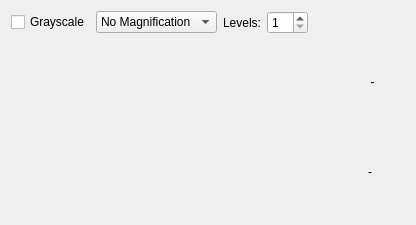
<?xml version="1.0" encoding="UTF-8"?>
<ui version="4.0">
 <class>MagnifyOptions</class>
 <widget class="QWidget" name="MagnifyOptions">
  <property name="geometry">
   <rect>
    <x>0</x>
    <y>0</y>
    <width>416</width>
    <height>225</height>
   </rect>
  </property>
  <property name="sizePolicy">
   <sizepolicy hsizetype="Minimum" vsizetype="Maximum">
    <horstretch>0</horstretch>
    <verstretch>0</verstretch>
   </sizepolicy>
  </property>
  <property name="minimumSize">
   <size>
    <width>0</width>
    <height>0</height>
   </size>
  </property>
  <property name="windowTitle">
   <string>Form</string>
  </property>
  <layout class="QGridLayout" name="gridLayout_2">
   <item row="3" column="6">
    <widget class="QLabel" name="DoubleSliderValLabel">
     <property name="text">
      <string/>
     </property>
    </widget>
   </item>
   <item row="3" column="4">
    <widget class="QLabel" name="HzSpacer">
     <property name="text">
      <string>-</string>
     </property>
     <property name="alignment">
      <set>Qt::AlignCenter</set>
     </property>
    </widget>
   </item>
   <item row="4" column="3">
    <widget class="QLabel" name="loBpm">
     <property name="text">
      <string/>
     </property>
     <property name="alignment">
      <set>Qt::AlignCenter</set>
     </property>
    </widget>
   </item>
   <item row="0" column="1" colspan="2">
    <layout class="QHBoxLayout" name="horizontalLayout">
     <item>
      <widget class="QComboBox" name="MagnifcationtypeComboBox">
       <property name="sizePolicy">
        <sizepolicy hsizetype="Maximum" vsizetype="Fixed">
         <horstretch>0</horstretch>
         <verstretch>0</verstretch>
        </sizepolicy>
       </property>
       <property name="currentIndex">
        <number>0</number>
       </property>
       <item>
        <property name="text">
         <string>No Magnification</string>
        </property>
       </item>
      </widget>
     </item>
     <item>
      <widget class="QLabel" name="LevelsLabel">
       <property name="toolTip">
        <string>&lt;html&gt;&lt;head/&gt;&lt;body&gt;&lt;p&gt;Number of levels of spatial filter (image pyramid).&lt;ul&gt;&lt;li&gt;&lt;b&gt;Color Magnification:&lt;/b&gt;The higher the level, the faster the algorithm, the worse the precision of the measured signal. If level too low, the amplified signal is too low.&lt;/li&gt;&lt;li&gt;&lt;b&gt;Motion Magnification:&lt;/b&gt;The higher the level, the more big movements are amplified, so the less little movements are amplified.&lt;/li&gt;&lt;/ul&gt;&lt;/p&gt;&lt;/body&gt;&lt;/html&gt;</string>
       </property>
       <property name="whatsThis">
        <string>&lt;html&gt;&lt;head/&gt;&lt;body&gt;&lt;p&gt;&lt;span style=&quot; color:#000000;&quot;&gt;Number of levels of spatial filter (image pyramid).&lt;/span&gt;&lt;/p&gt;&lt;/body&gt;&lt;/html&gt;</string>
       </property>
       <property name="text">
        <string>Levels:</string>
       </property>
      </widget>
     </item>
     <item>
      <widget class="QSpinBox" name="LevelsSpinBox">
       <property name="sizePolicy">
        <sizepolicy hsizetype="Maximum" vsizetype="Fixed">
         <horstretch>0</horstretch>
         <verstretch>0</verstretch>
        </sizepolicy>
       </property>
       <property name="whatsThis">
        <string>&lt;html&gt;&lt;head/&gt;&lt;body&gt;&lt;p&gt;Number of levels of spatial filter (image pyramid).&lt;/p&gt;&lt;ul style=&quot;margin-top: 0px; margin-bottom: 0px; margin-left: 0px; margin-right: 0px; -qt-list-indent: 1;&quot;&gt;&lt;li style=&quot; margin-top:12px; margin-bottom:0px; margin-left:0px; margin-right:0px; -qt-block-indent:0; text-indent:0px;&quot;&gt;Motion: The higher the value, the slower the processing, the less noise and fast/small movements&lt;/li&gt;&lt;li style=&quot; margin-top:0px; margin-bottom:12px; margin-left:0px; margin-right:0px; -qt-block-indent:0; text-indent:0px;&quot;&gt;Color: The higher the value, the faster the processing, the more artifacts you get&lt;/li&gt;&lt;/ul&gt;&lt;/body&gt;&lt;/html&gt;</string>
       </property>
       <property name="minimum">
        <number>1</number>
       </property>
       <property name="maximum">
        <number>10</number>
       </property>
      </widget>
     </item>
     <item>
      <spacer name="horizontalSpacer">
       <property name="orientation">
        <enum>Qt::Horizontal</enum>
       </property>
       <property name="sizeHint" stdset="0">
        <size>
         <width>40</width>
         <height>20</height>
        </size>
       </property>
      </spacer>
     </item>
    </layout>
   </item>
   <item row="0" column="0">
    <widget class="QCheckBox" name="grayscaleCheckBox">
     <property name="sizePolicy">
      <sizepolicy hsizetype="Maximum" vsizetype="Fixed">
       <horstretch>0</horstretch>
       <verstretch>0</verstretch>
      </sizepolicy>
     </property>
     <property name="toolTip">
      <string>&lt;html&gt;&lt;head/&gt;&lt;body&gt;&lt;p&gt;Converts images in grayscale before processing. Speeds up processing.&lt;/p&gt;&lt;/body&gt;&lt;/html&gt;</string>
     </property>
     <property name="whatsThis">
      <string>&lt;html&gt;&lt;head/&gt;&lt;body&gt;&lt;p&gt;&lt;span style=&quot; color:#000000;&quot;&gt;Converts images in grayscale before processing. Speeds up processing.&lt;/span&gt;&lt;/p&gt;&lt;/body&gt;&lt;/html&gt;</string>
     </property>
     <property name="text">
      <string>Grayscale</string>
     </property>
    </widget>
   </item>
   <item row="4" column="4">
    <widget class="QLabel" name="BpmSpacer">
     <property name="text">
      <string>-</string>
     </property>
    </widget>
   </item>
   <item row="4" column="5">
    <widget class="QLabel" name="hiBpm">
     <property name="text">
      <string/>
     </property>
     <property name="alignment">
      <set>Qt::AlignCenter</set>
     </property>
    </widget>
   </item>
  </layout>
 </widget>
 <resources/>
 <connections/>
</ui>
